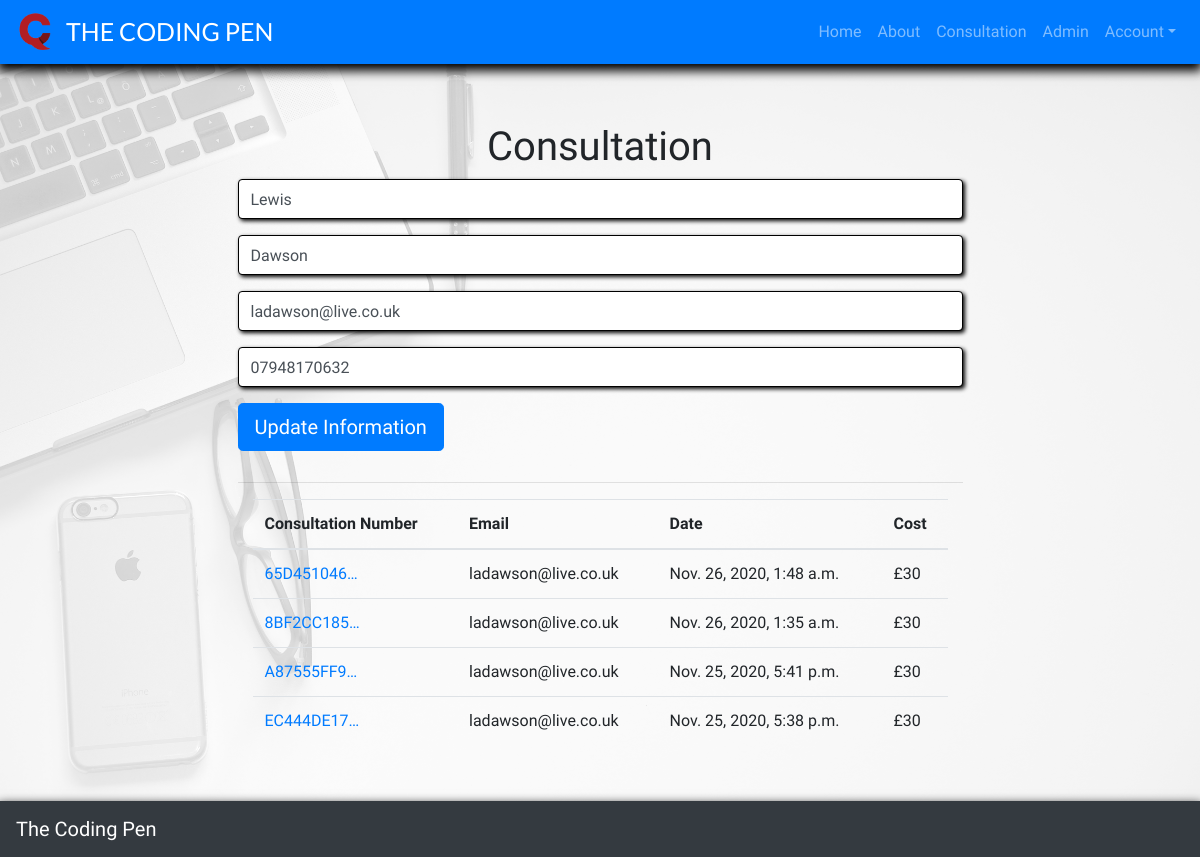
The page /profile/ (signed in) on the database as committed earlier.
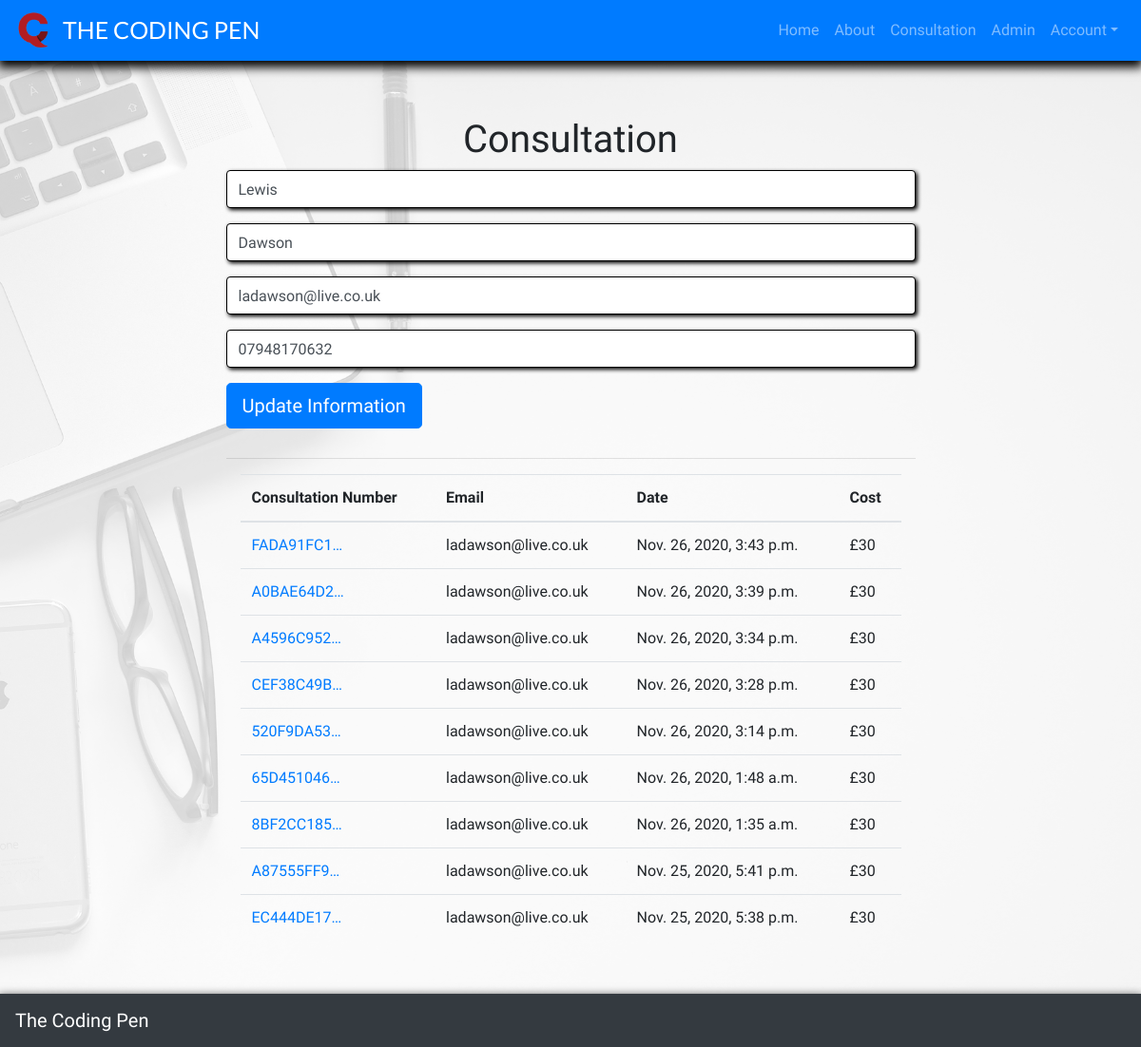
The same page on the database as committed later.
### consultation/models.py (models this page shows, shortened)
class Consultation(models.Model):
    consultation_number = models.CharField(max_length=32, null=False, editable=False)
    user_profile = models.ForeignKey(UserProfile, on_delete=models.SET_NULL,
                                     null=True, blank=True, related_name='consultation')
    first_name = models.CharField(max_length=20, null=False, blank=False)
    last_name = models.CharField(max_length=20, null=False, blank=False)
    email = models.EmailField(max_length=100, null=False, blank=False, default="")
    phone_number = models.CharField(max_length=30, null=False, blank=False)
    date = models.DateTimeField(auto_now_add=True)
    consultation_idea = models.TextField(max_length=3000, null=False, blank=False)
    consultation_cost = models.DecimalField(max_digits=5, decimal_places=2, null=False, default=30)
    stripe_pid = models.CharField(max_length=254, null=False, blank=False, default='')

### profiles/views.py (the view)
# urls.py: path('profile/', include('profiles.urls')),
def profile(request):
    profile = get_object_or_404(UserProfile, user=request.user)
    form = UserProfileForm(instance=profile)
    consultations = profile.consultation.all().order_by('-date')
    if request.method == 'POST':
        form = UserProfileForm(request.POST, instance=profile)
        if form.is_valid():
            form.save()
            messages.success(request, 'Profile updated successfully')
    template = 'profiles/profile.html'
    context = {
        'form': form,
        'consultations': consultations,
    }
    return render(request, template, context)

### profiles/forms.py
class UserProfileForm(forms.ModelForm):
    class Meta:
        model = UserProfile
        exclude = ('user',)
    def __init__(self, *args, **kwargs):
        super().__init__(*args, **kwargs)
        placeholders = {
            'default_first_name': 'First Name',
            'default_last_name': 'Last Name',
            'default_email': 'Email Address',
            'default_phone_number': 'Phone Number',
        }
        self.fields['default_email'].widget.attrs['autofocus'] = True
        for field in self.fields:
            self.fields[field].label = False
            self.fields[field].widget.attrs['placeholder'] = placeholders[field]
            self.fields[field].widget.attrs['class'] = 'stripe-style-input'

### profiles/templates/profiles/profile.html (shortened to what this page needs)
{% extends "base.html" %}
{% load static %}
{% block extra_css %}
<link rel="stylesheet" href="{% static 'css/profiles.css' %}">
{% endblock %}
{% block page_header %}
<div class="header-container"></div>
{% endblock %}
{% block content %}
<div class="background-overlay"></div>
<div class="container-fluid no-gutters h-100 consult-container">
	<div class="row h-100 justify-content-center align-items-center form-container">
		<div class="col my-auto title-box ">
			<div class="jumbotron">
				<div class="row justify-content-center">
					<h1 class="consult-title">Consultation</h1>
				</div>
				<form class="" action="{% url 'profile' %}" method="POST" id="profile-update-form">
					{{ form|crispy }}
					<button class="btn btn-primary btn-lg ">Update Information</button>
				</form>
				<hr>
				<div class="col-12">
					<table class="table">
						<thead>
							<tr>
								<th scope="col">Consultation Number</th>
								<th scope="col">Email</th>
								<th scope="col">Date</th>
								<th scope="col">Cost</th>
							</tr>
						</thead>
						<tbody>
                            {% for consultation in consultations %}
                                <tr>
                                    <td>
                                        <a href="{% url 'consultation_history' consultation.consultation_number %}"
                                        title="{{ consultation.consultation_number }}">
                                            {{ consultation.consultation_number|truncatechars:10 }}
                                        </a>
                                    </td>
                                    <td>{{ consultation.email }}</td>
                                    <td>{{ consultation.date }}</td>
                                    <td>£30</td>
                                </tr>
                            {% endfor %}
						</tbody>
					</table>
				</div>
			</div>
		</div>
	</div>
</div>
{% endblock %}

Rows that differ between the two databases and show on the page:
added Consultation: consultation_number "FADA91FC1…", email "ladawson@live.co.uk", date "Nov. 26, 2020, 3:43 p.m."
added Consultation: consultation_number "A0BAE64D2…", email "ladawson@live.co.uk", date "Nov. 26, 2020, 3:39 p.m."
added Consultation: consultation_number "A4596C952…", email "ladawson@live.co.uk", date "Nov. 26, 2020, 3:34 p.m."
added Consultation: consultation_number "CEF38C49B…", email "ladawson@live.co.uk", date "Nov. 26, 2020, 3:28 p.m."
added Consultation: consultation_number "520F9DA53…", email "ladawson@live.co.uk", date "Nov. 26, 2020, 3:14 p.m."
